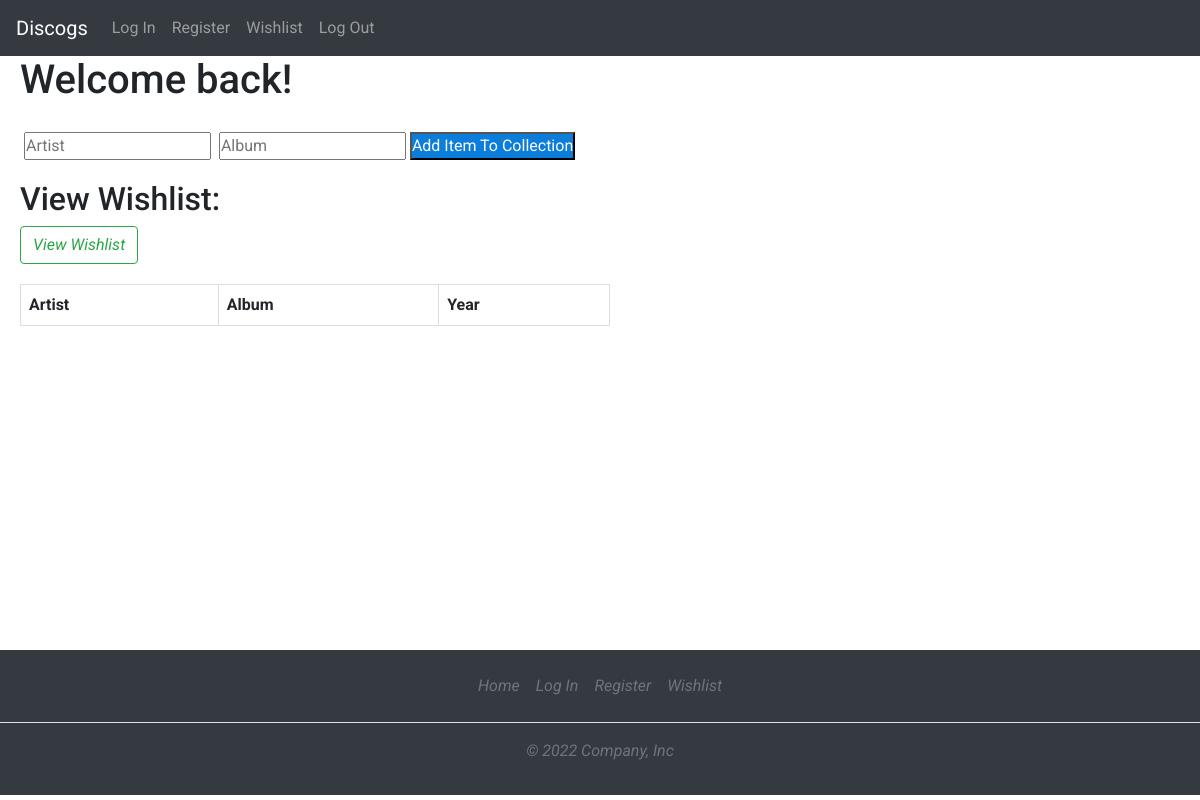
Page /collection on the earlier database version.
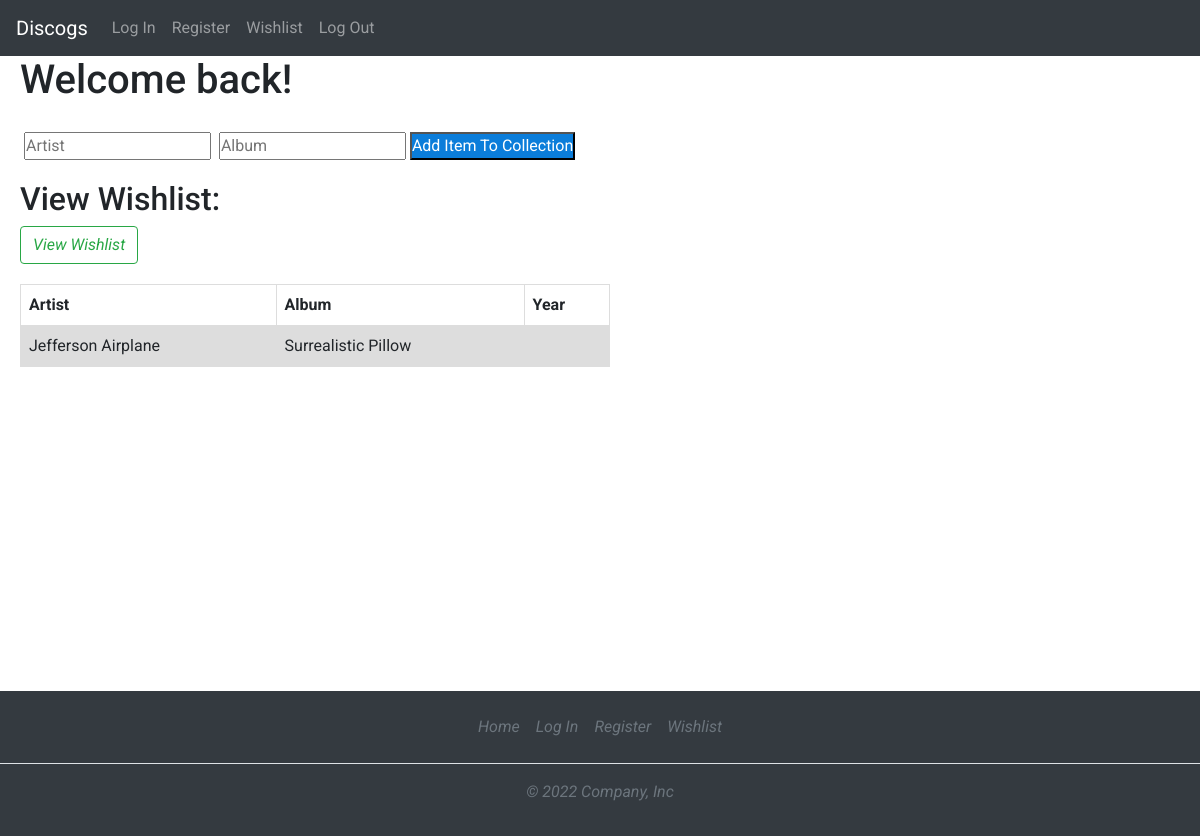
Same page on the later database version.
### tables this page shows
CREATE TABLE "collection" (
	"artist"	TEXT,
	"album"	TEXT
);

### display.py (the view)
@app.route('/collection', methods=['GET', 'POST'])
def collection():
        cursor.execute("SELECT * FROM collection")
        conn.commit()
        data = cursor.fetchall()
        print (data)
        return render_template('home.html', data=data)

### templates/home.html (shortened to what this page needs)
{% extends "base.html" %} {% block body %}
<h1>Welcome back! {{ username }}</h1>
<div class="collection">
  <form action="/add" method="post" autocomplete="off">
    <input
      type="text"
      name="artist"
      placeholder="Artist"
      id="artist"
      required
    />
    <input
      type="text"
      name="album"
      placeholder="Album"
      id="album"
      required
      --
    />
    <input type="submit" value="Add Item To Collection" id="submitbutton" />
  </form>
</div>
  <div id="wishlistsection">
  <h2> View Wishlist:</h2>
  <button type="button" onclick="window.location.href='/collection';" id="collectionbutton" class="btn btn-outline-success my-2 my-sm-0">
            <i class="fa fa-search">View Wishlist
          </button>
</div>
  <div id="homeresultstable">
        <table>
  <tr>
    <th>Artist</th>
    <th>Album</th>
    <th>Year</th>
  </tr>
  {% for item in data %}
  <tr>
    <td>{{item[0]}}</td>
    <td>{{item[1]}}</td>
    <td>{{item[2]}}</td>
  </tr>
  {% endfor %}
</table>
</div>
<br>
<br>
<br>
<br>
<br>
<br>
<br>
<br>
<br>
<br>
<br>
<br>
{% endblock %}

### templates/base.html (shortened to what this page needs)
<!DOCTYPE html>
<html lang="en">
  <head>
    <link
      href="{{ url_for('static', filename='css/styles.css') }}"
      rel="stylesheet"
    />
    <link
      href="{{ url_for('static', filename='css/bootstrap.min.css') }}"
      rel="stylesheet"
    />
  </head>
  <body>
    <nav class="navbar navbar-expand-lg navbar-dark bg-dark">
      <div class="collapse navbar-collapse" id="navbarTogglerDemo01">
        <a class="navbar-brand" href="/">Discogs</a>
        <ul class="navbar-nav mr-auto mt-2 mt-lg-0">
          <li class="nav-item">
            <a class="nav-link" href="{{ url_for('login') }}">Log In</a>
          </li>
          <li class="nav-item">
            <a class="nav-link" href="{{ url_for('register') }}">Register</a>
          </li>
          <li class="nav-item">
            <a class="nav-link" href="{{ url_for('login') }}">Wishlist</a>
          </li>
          <li class="nav-item">
            <a class="nav-link" href="{{ url_for('logout') }}">Log Out</a>
          </li>
        </ul>
      </div>
    </nav>
    {% block body %}{% endblock %}
    <footer class="py-3 my-4 bg-dark">
      <ul class="nav justify-content-center border-bottom pb-3 mb-3">
        <li class="nav-item">
          <a href="/" class="nav-link px-2 text-muted">Home</a>
        </li>
        <li class="nav-item">
          <a href="/login" class="nav-link px-2 text-muted">Log In</a>
        </li>
        <li class="nav-item">
          <a href="/register" class="nav-link px-2 text-muted">Register</a>
        </li>
        <li class="nav-item">
          <a href="/login" class="nav-link px-2 text-muted">Wishlist</a>
        </li>
      </ul>
      <p class="text-center text-muted">© 2022 Company, Inc</p>
    </footer>
  </body>
</html>

### static/css/styles.css (style rules this page uses)
* { font-family: "Roboto", sans-serif; font-size: 16px; -webkit-font-smoothing: antialiased; -moz-osx-font-smoothing: grayscale; box-sizing: border-box; margin: 0px; padding: 0px; }
body { background-color: #435165; margin: 0; }
footer { width: 100%; height: auto; color: #f1f1f1; position: absolute; }
table { border-collapse: collapse; width: 50%; }
td, th { border: 1px solid #dddddd; text-align: left; padding: 8px; font-style: normal; }
tr:nth-child(even) { background-color: #dddddd; }
#homeresultstable { padding-top: 20px; padding-left: 20px; }
#wishlistsection { padding-left: 20px; }
.collection { display: flex; padding: 20px; }
#submitbutton { background-color: #0b7dda; color: white; }
h1 { padding-left: 20px; }

Differences in the rows shown:
added collection: artist "Jefferson Airplane", album "Surrealistic Pillow"
